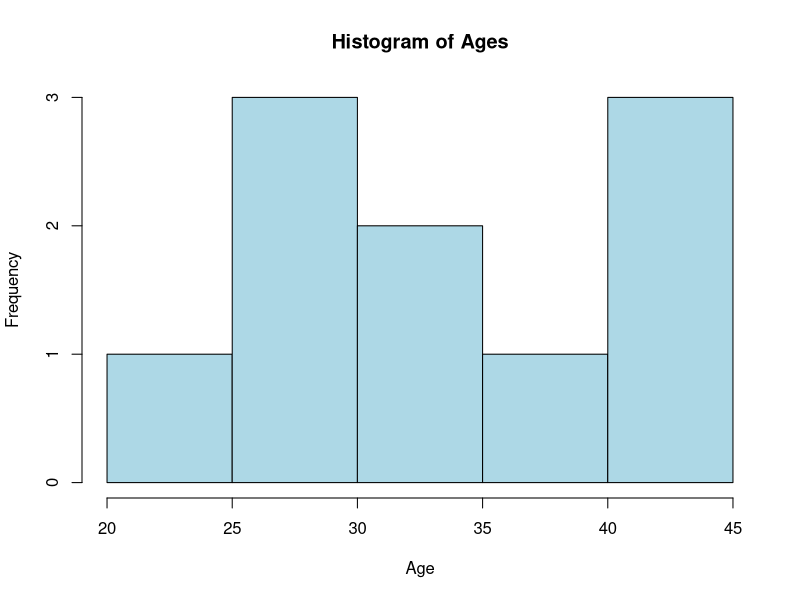

Recreate this plot in R.
example <- 123

example_data <- data.frame(
    ID = 1:10,
    Age = sample(18:50, 10, replace = TRUE),
    Score = round(runif(10, 50, 100), 1)
)

print(example_data)

hist(example_data$Age,
    main="Histogram of Ages",
    xlab = "Age",
    ylab = "Frequency",
    col = "lightblue",
    border = "black"
)
